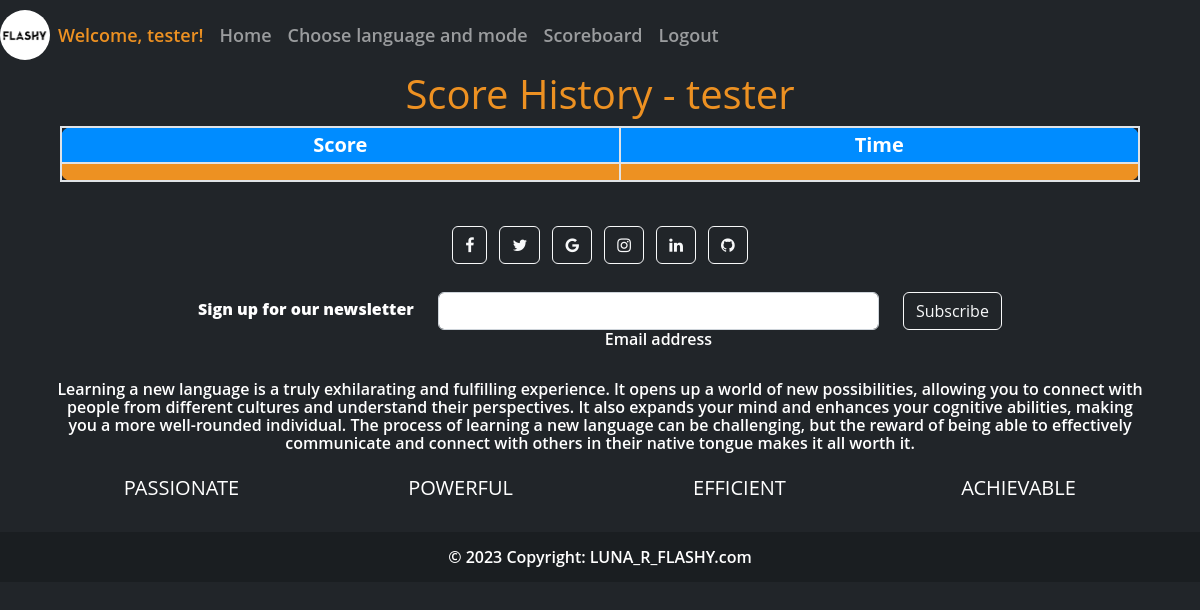
/scoreboard/look?username=tester (signed in), run on an earlier commit of the app's database.
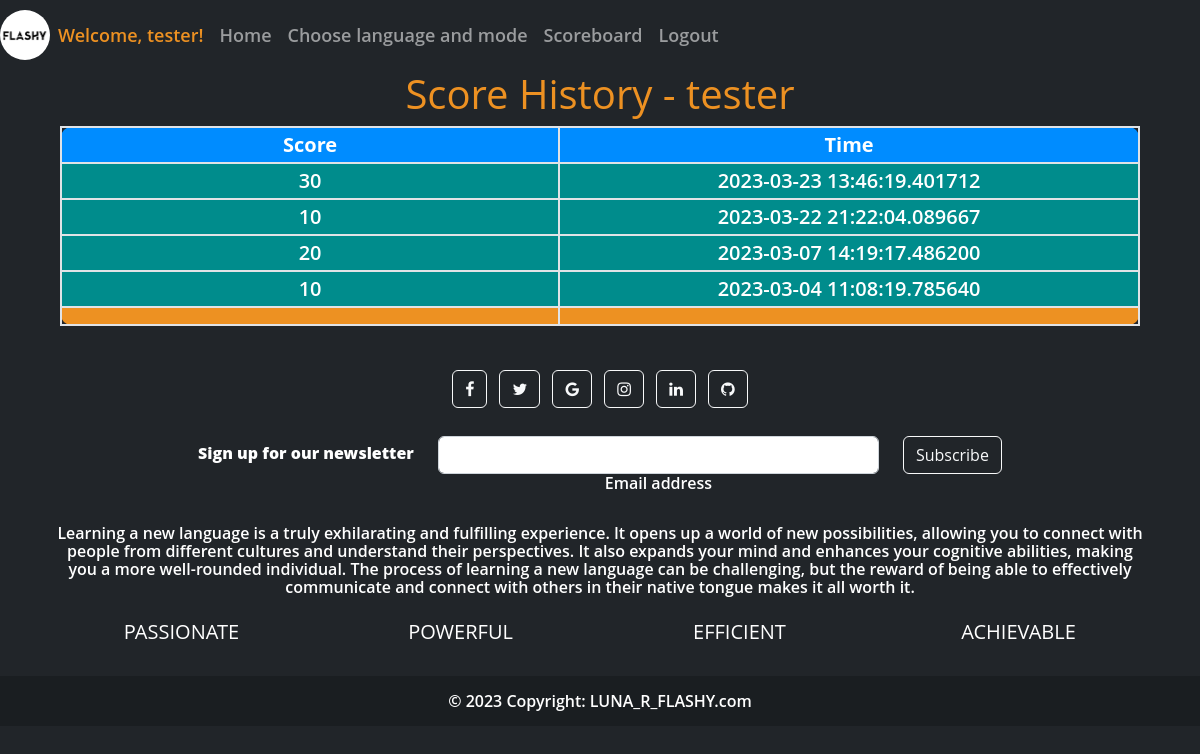
And on a later commit of the database.
### website/models.py (models this page shows, shortened)
class User(db.Model, UserMixin):
    id = db.Column(db.Integer, primary_key=True)
    username = db.Column(db.String(150), unique=True, nullable=False)
    email = db.Column(db.String(150))
    password = db.Column(db.String(150))
    notes= db.relationship('Note')
    scores= db.relationship('Score')

class Score(db.Model):
    id = db.Column(db.Integer, primary_key=True)
    score = db.Column(db.Integer)
    date = db.Column(db.DateTime(timezone=True), default=func.now())
    user_id = db.Column(db.Integer, db.ForeignKey('user.id'))

### website/auth.py (the view)
@auth.route('/scoreboard/look', methods=['GET'])
@login_required
def scoreboard_user():
    all_score = []
    user_looked = User.query.filter_by(username=request.args.get('username')).one()
    all_score = Score.query.filter_by(user_id=user_looked.id).order_by(Score.date.desc()).all()
    return render_template('scoreboard_user.html', user=current_user, user_looked=user_looked, all_score=all_score)

### website/__init__.py (called while the page is built)
def create_app():
    app = Flask(__name__)
    app.config['SECRET_KEY'] = 'sdfa__dskf__ljkj'
    app.config['SQLALCHEMY_DATABASE_URI'] = f'sqlite:///{DB_NAME}'
    db.init_app(app)
    from .views import views
    from .auth import auth
    app.register_blueprint(views, url_prefix='/')
    app.register_blueprint(auth, url_prefix='/')
    from .models import Note, Score, User
    with app.app_context():
        db.create_all()
    login_manager = LoginManager()
    login_manager.login_view = 'auth.login'
    login_manager.init_app(app)
    @login_manager.user_loader
    def load_user(id):
        return User.query.get(int(id))
    return app

### website/templates/scoreboard_user.html (shortened to what this page needs)
{% extends "base.html" %}
{% block content %}
<div class="container-fluid">
    <div class="row mx-auto scoreboard">
        <h1 style="text-align: center;">Score History  - {{user_looked.username}}</h1>
    </div>
    <div class="table-responsive mx-lg-5">
        <table class="table table-dark table-striped table-lg scoreboard-table" >
          <thead>
            <tr>
              <th scope="col" style="border-radius: 10px 0 0 0;">Score</th>
              <th scope="col" style="border-radius: 0 10px 0 0;">Time</th>
            </tr>
          </thead>
          <tbody>
            {% for score in all_score %}
            <tr class="user-row">
                <td class="col-lg-1">{{score.score}}</td>
                <td class="col-lg-1">{{score.date}}</td>
            </tr>
            {% endfor %}
          </tbody>
          <tfoot class="scoreboard-table-footer" >
            <td style="border-radius: 0 0 0 10px;"></td>
            <td style="border-radius: 0 0 10px 0;"></td>
        </tfoot>
        </table>
      </div>
</div>
{% endblock %}

### website/templates/base.html (shortened to what this page needs)
<!DOCTYPE html>
<html>
  <head>
    <link href="https://cdn.jsdelivr.net/npm/bootstrap@5.2.3/dist/css/bootstrap.min.css" rel="stylesheet">
    <link rel="stylesheet" type="text/css" href="{{url_for('static', filename='style.css')}}">
    <link rel="stylesheet" href="https://cdnjs.cloudflare.com/ajax/libs/font-awesome/4.7.0/css/font-awesome.min.css">
  </head>
  <body>
    <nav class="navbar navbar-expand-lg navbar-dark bg-dark" style="height:70px; font-size: 18px; color:white;">
      <div class="collapse navbar-collapse" id="navbarNav">
        <div class="navbar-nav align-items-center" style="height: 100%;">
          {% if user.is_authenticated %}
          <img src="{{ url_for('static', filename='pics/flashy.jpg') }}" alt="Logo" width="50" height="50"  class="rounded-circle" >
          <a class="nav-item nav-link" style="color: rgb(237, 145, 34);">Welcome, {{ user.username }}!</a>
          <a class="nav-item nav-link" id="home" href="/">Home</a>
          <a class="nav-item nav-link" id="choice" href="/choose_lang_mode">Choose language and mode</a>
          <a class="nav-item nav-link" id="scoreboard" href="/scoreboard">Scoreboard</a>
          <a class="nav-item nav-link" id="logout" href="/logout">Logout</a>
          {% else %}
          <img src="{{ url_for('static', filename='pics/flashy.jpg') }}" alt="Logo" width="50" height="50"  class="rounded-circle" >
          <a class="nav-item nav-link" id="home" href="/">Home</a>
          <a class="nav-item nav-link" id="login" href="/login">Login/Sign up</a>
          {% endif %}
        </div>
      </div>
    </nav>
      {% block content %}
      {% endblock%}
    <footer class="bg-dark text-center text-white">
      <div class="container p-4">
        <section class="mb-4">
          <a class="btn btn-outline-light btn-floating m-1" href="#!" role="button"><i class="fa fa-facebook-f"></i></a>
          <a class="btn btn-outline-light btn-floating m-1" href="#!" role="button"><i class="fa fa-twitter"></i></a>
          <a class="btn btn-outline-light btn-floating m-1" href="#!" role="button"><i class="fa fa-google"></i></a>
          <a class="btn btn-outline-light btn-floating m-1" href="#!" role="button"><i class="fa fa-instagram"></i></a>
          <a class="btn btn-outline-light btn-floating m-1" href="#!" role="button"><i class="fa fa-linkedin"></i></a>
          <a class="btn btn-outline-light btn-floating m-1" href="#!" role="button"><i class="fa fa-github"></i></a>
        </section>
        <section class="">
          <form action="">
            <div class="row d-flex justify-content-center">
              <div class="col-auto">
                <p class="pt-2">
                  <strong>Sign up for our newsletter</strong>
                </p>
              </div>
              <div class="col-md-5 col-12">
                <div class="form-outline form-white mb-4">
                  <input type="email" id="form5Example2" class="form-control" />
                  <label class="form-label" for="form5Example2">Email address</label>
                </div>
              </div>
              <div class="col-auto">
                <button type="submit" class="btn btn-outline-light mb-4">Subscribe</button>
              </div>
            </div>
          </form>
        </section>
        <section class="mb-4">
          <p>
            Learning a new language is a truly exhilarating and fulfilling experience. It opens up a world of new possibilities, allowing you to connect with people from different cultures and understand their perspectives. It also expands your mind and enhances your cognitive abilities, making you a more well-rounded individual. The process of learning a new language can be challenging, but the reward of being able to effectively communicate and connect with others in their native tongue makes it all worth it.
          </p>
        </section>
        <section class="">
          <div class="row">
            <div class="col-lg-3 col-md-6 mb-4 mb-md-0"><h5 class="text-uppercase">PASSIONATE</h5></div>
            <div class="col-lg-3 col-md-6 mb-4 mb-md-0"><h5 class="text-uppercase">POWERFUL</h5></div>
            <div class="col-lg-3 col-md-6 mb-4 mb-md-0"><h5 class="text-uppercase">EFFICIENT</h5></div>
            <div class="col-lg-3 col-md-6 mb-4 mb-md-0"><h5 class="text-uppercase">ACHIEVABLE</h5></div>
          </div>
        </section>
      </div>
      <div class="text-center p-3" style="background-color: rgba(0, 0, 0, 0.2);">
        © 2023 Copyright:
        <a class="text-white" href="..">LUNA_R_FLASHY.com</a>
      </div>
    </footer>
  </body>
</html>

### website/static/style.css (style rules this page uses)
body { margin:0; color:#6a6f8c; background: rgb(33, 37, 41); font:600 16px/18px 'Open Sans',sans-serif; }
*,:after,:before { box-sizing:border-box }
a { color:inherit;text-decoration:none }
::placeholder { color: #b3b3b3; }
.note-title,.scoreboard { justify-content: center; align-items: center; }
.note-title,.scoreboard h1 { color: rgb(237, 145, 34); text-align: center; }
.scoreboard-table th { background-color: rgb(237, 145, 34); text-align: center; }
.scoreboard-table td { background-color:#44454e; text-align: center; }
.scoreboard-table-footer td { background-color: rgb(237, 145, 34) !important; }
.user-row td { --bs-table-accent-bg: rgb(0, 140, 140) !important; }
table.table-striped tr:nth-of-type(even) { background-color: #ffffff; }
table.table-striped th, table.table-striped td { border: 2px solid #e0e3e6; padding: 8px; font-size: 20px; text-align: center; vertical-align: text-bottom; }
table.table-striped th { background-color: #008cff; color: #fff; }

What changed in the data, as far as the page shows it:
added Score: score "30", date "2023-03-23 13:46:19.401712"
added Score: score "10", date "2023-03-22 21:22:04.089667"
added Score: score "20", date "2023-03-07 14:19:17.486200"
added Score: score "10", date "2023-03-04 11:08:19.785640"
